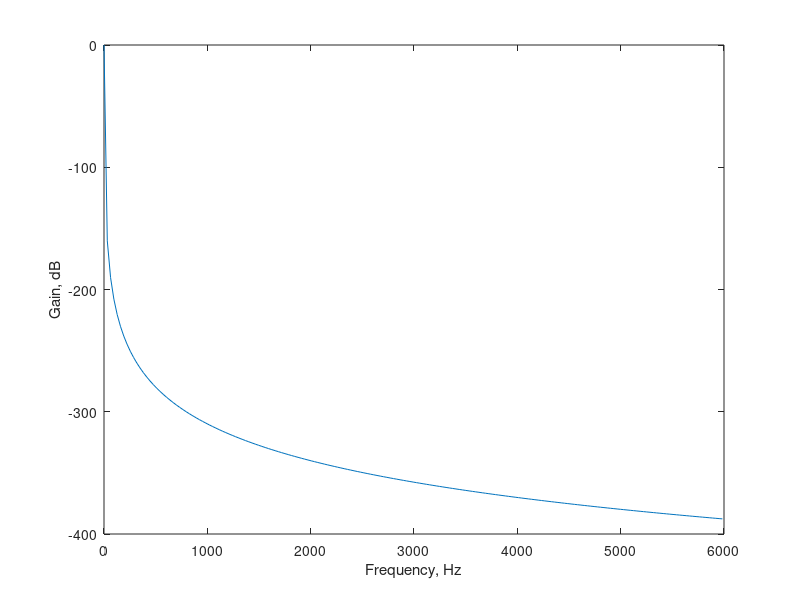

Write the MATLAB code that produced this figure.
%Program 3_1 
% Program to Design Butterworth Lowpass Filter 
% 
% Type in the filter order and passband edge frequency 
N = input('Type in filter order = '); 
Wn = input('3-dB cutoff frequency in rad/sec= '); 
% Determine the transfer function 
[num, den] = butter(N,Wn,'s');
%  Compute and plot the frequency response 
omega = [0: 200: 12000*pi]; 
h = freqs(num,den,omega); 
plot (omega/(2*pi),20*log10(abs(h))); 
xlabel('Frequency, Hz'); ylabel('Gain, dB'); 